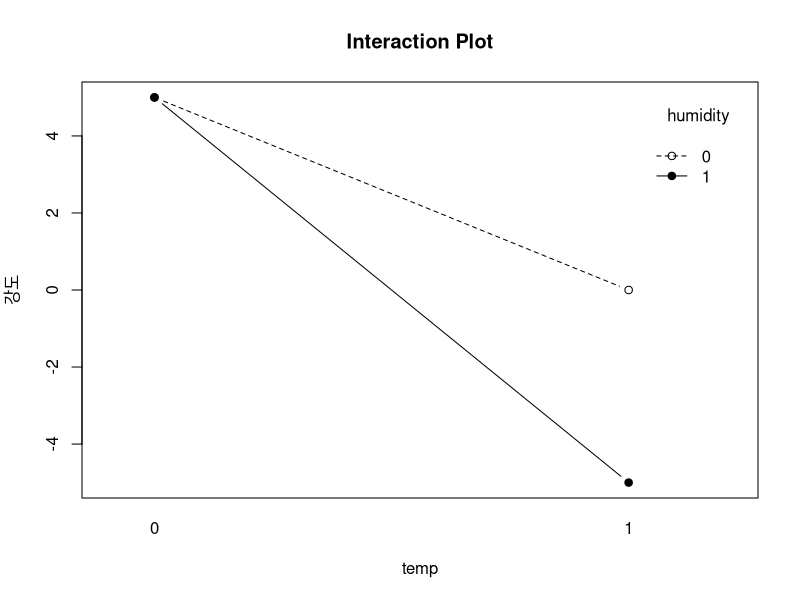
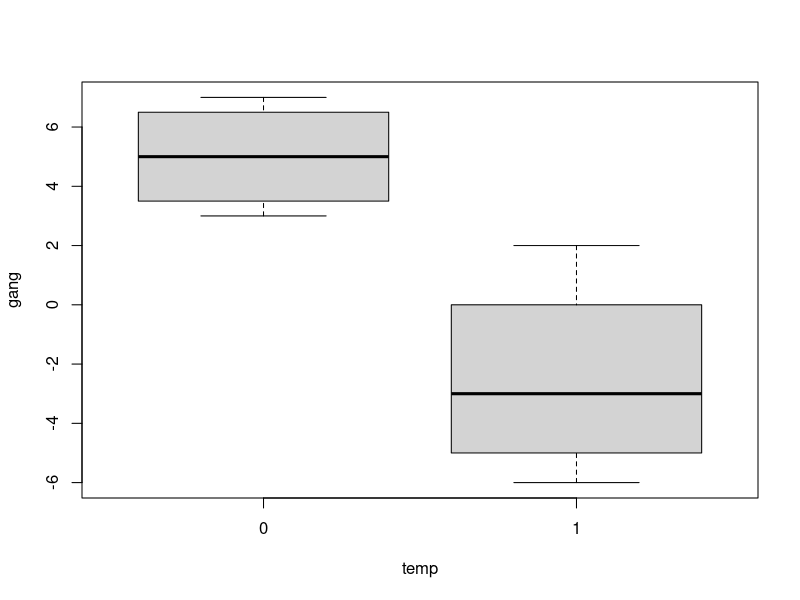
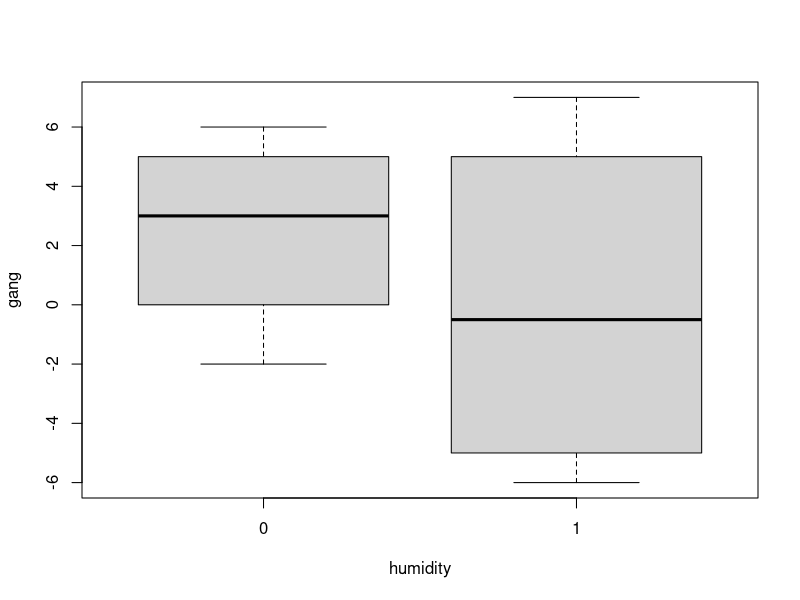

Recreate these plots in R, in order.
# ============================================================
# 실험계획과 응용 Chapter 9: 요인배치법(1) 
# ============================================================

# 3^2 요인배치 및 대비
# 1) 데이터 준비 및 범주형 팩터(Factor) 변환
gang <- c(11, 18, 25, 1, 6, 14, 6, 15, 18)  
wol <- c(rep(0, 3), rep(1, 3), rep(2, 3))   
temp <- c(rep(c(0, 1, 2), 3))               

plastic.data <- data.frame(gang, wol, temp)

# 수치형 데이터를 분석을 위해 명목형 팩터로 변환합니다.
plastic.data$wol <- factor(plastic.data$wol, levels=c(0, 1, 2),
                           labels=c("a0", "a1", "a2"))  # a0=자사, a1=국내 타사, a2=해외
plastic.data$temp <- factor(plastic.data$temp, levels=c(0, 1, 2), 
                            labels=c("b0", "b1", "b2")) # b0=100도, b1=110도, b2=120도

# 2) 기본 이원배치 분산분석 (Two-way ANOVA)
anova <- aov(gang ~ wol + temp, data=plastic.data)
summary(anova)
# [결석 해석] wol(p=0.0017)과 temp(p=0.0009) 모두 유의수준 0.05보다 작아 강도에 유의미한 영향을 미침.

# 3) 직교 대비(Orthogonal Contrasts) 행렬 설정
# 계수의 합이 0이 되도록 설정하여 그룹 간의 '특정 비교'를 수행합니다.

# [wol 대비]
# c1: 국산(a0, a1)의 평균 vs 외제(a2) 비교 -> 계수 c(1, 1, -2)와 동일한 비율
c1 = c(1/6, 1/6, -1/3) 
# c2: 국산 중 자사(a0) vs 타사(a1) 비교 (a2는 제외하므로 0) -> 계수 c(1, -1, 0)과 동일한 비율
c2 = c(1/3, -1/3, 0)    
mat.wol = cbind(c1, c2)
contrasts(plastic.data$wol) = mat.wol # wol 팩터에 대비 행렬 적용

# [temp 대비]
# 온도는 간격이 일정한 연속형 성격을 띠므로 다항식 대비(Polynomial Contrast)를 적용합니다.
c3 = c(-1, 0, 1) # Linear (1차 선형 효과 검정: 100도 vs 120도)
c4 = c(1, -2, 1) # Quadratic (2차 곡선 효과 검정: 양끝 평균 vs 110도)
mat.temp = cbind(c3, c4)
contrasts(plastic.data$temp) = mat.temp

# 4) 대비가 적용된 세부 분산분석
mod.contrast = aov(gang ~ wol+temp, data=plastic.data)
# split 인자를 사용하여 주효과의 자유도와 제곱합(Sum Sq)을 대비 행렬 기준으로 쪼개어 출력합니다.
summary(mod.contrast, split=list(wol=list("국산과 외제"=1, "자사와 국내 타 회사"=2),
                                 temp=list("linear"=1, "quadratic"=2)))

# [💡 핵심 분석 결과]
# - wol의 총 제곱합 182 중 181.5가 '자사와 국내 타 회사'의 차이에서 발생 (국산vs외제 차이는 거의 없음)
# - temp의 총 제곱합 254 중 253.5가 'linear(선형)' 효과에서 발생 (온도 증가에 따라 강도가 선형적으로 변함)

# ============================================================
# 2^2 요인배치 분산분석 및 교호작용(Interaction) 플롯
# ============================================================

# 1) 데이터 준비 (2수준 요인 A, B)
gang = c(4, 6, 3, 7, -2, 2, -4, -6)
temp = c(0,0,0,0,1,1,1,1)
humidity = c(0,0,1,1,0,0,1,1)
ex7.2data = data.frame(temp, humidity, gang)

ex7.2data$a = factor(ex7.2data$temp, levels=c(0,1), labels=c("A0", "A1"))
ex7.2data$b = factor(ex7.2data$humidity, levels=c(0, 1), labels=c("B0", "B1"))

# 2) 교호작용도 (Interaction Plot) 그리기
# x축을 temp로, 선을 humidity 그룹으로 나누어 강도의 평균(fun=mean)을 그립니다.
with(ex7.2data, interaction.plot(x.factor=temp, trace.factor = humidity,
                                 response=gang, fun=mean, type="b",
                                 legend = T, ylab="강도",
                                 main="Interaction Plot", pch=c(1, 19)))
# [해석] 두 선이 평행에 가깝게 그려지면 "온도와 습도 간에 상호작용이 없다"고 시각적으로 판단합니다.

# 3) 기술통계 및 상자그림(Boxplot) 시각화
# 요인 조합별 평균 계산
with(ex7.2data, tapply(gang, list(a, b), mean))

boxplot(gang ~ temp)     # A0와 A1 간의 상자 높낮이 차이가 뚜렷함 (온도의 영향 큼)
boxplot(gang ~ humidity) # B0와 B1 간의 차이가 겹침 (습도의 영향 불확실)

# 4) 교호작용을 포함한 이원배치 분산분석
# 식에서 '+' 대신 '*'를 사용하면 두 주효과(temp, humidity)와 상호작용(temp:humidity)을 모두 모델링합니다.
aov.out = aov(gang ~ temp * humidity, data=ex7.2data)
summary(aov.out)

# [💡 핵심 분석 결과]
# A(temp)의 p-value는 0.00901로 유의함.
# B(humidity)와 AB교호작용(temp:humidity)은 p-value가 0.189로 0.05보다 커서 통계적으로 유의하지 않음.
# 즉, 제품 강도에 영향을 주는 것은 '온도'뿐이며 습도나 두 요인의 결합 효과는 무시해도 됩니다.
